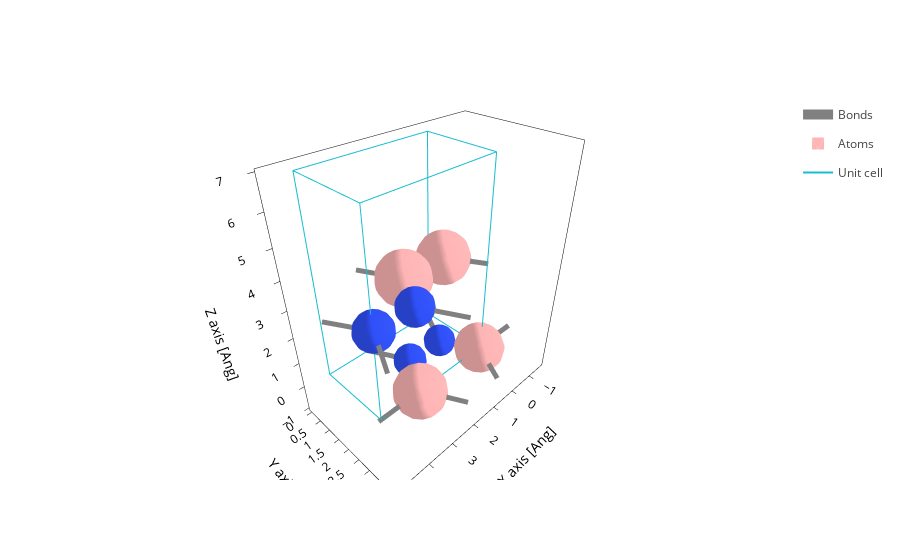

The notebook cell this image was saved under:
### Code cell
file = sisl.get_sile(paths[0] / "aiida.fdf")
file.plot.geometry(axes="xyz")

### Figure 1 — Plotly figure (JSON) as saved in the notebook; plotly's stock layout.template omitted (floating-point values rounded to 4 significant figures; data arrays with more than 128 entries replaced by an {"elided": "..."} marker saying what was removed)
{"data": [{"line": {"color": "gray", "width": 10}, "meta": {}, "mode": "lines", "name": "Bonds", "opacity": 1, "type": "scatter3d", "x": {"elided": "336 float values"}, "y": {"elided": "336 float values"}, "z": {"elided": "336 float values"}}, {"alphahull": 0, "color": "#FFB5B5", "hovertemplate": "%{meta.position}", "legendgroup": "Atoms", "meta": {"meta": {"Atoms_i": 0}, "position": "(0.09, 2.58, 0.00)"}, "name": "Atoms", "opacity": 1, "showlegend": true, "showscale": false, "type": "mesh3d", "x": {"elided": "225 float values"}, "y": {"elided": "225 float values"}, "z": {"elided": "225 float values"}}, {"alphahull": 0, "color": "#3050F8", "hovertemplate": "%{meta.position}", "legendgroup": "Atoms", "meta": {"meta": {"Atoms_i": 1}, "position": "(0.80, 1.37, 0.01)"}, "name": "Atoms", "opacity": 1, "showlegend": false, "showscale": false, "type": "mesh3d", "x": {"elided": "225 float values"}, "y": {"elided": "225 float values"}, "z": {"elided": "225 float values"}}, {"alphahull": 0, "color": "#FFB5B5", "hovertemplate": "%{meta.position}", "legendgroup": "Atoms", "meta": {"meta": {"Atoms_i": 2}, "position": "(2.91, 2.58, 0.00)"}, "name": "Atoms", "opacity": 1, "showlegend": false, "showscale": false, "type": "mesh3d", "x": {"elided": "225 float values"}, "y": {"elided": "225 float values"}, "z": {"elided": "225 float values"}}, {"alphahull": 0, "color": "#3050F8", "hovertemplate": "%{meta.position}", "legendgroup": "Atoms", "meta": {"meta": {"Atoms_i": 3}, "position": "(2.21, 1.36, 0.00)"}, "name": "Atoms", "opacity": 1, "showlegend": false, "showscale": false, "type": "mesh3d", "x": {"elided": "225 float values"}, "y": {"elided": "225 float values"}, "z": {"elided": "225 float values"}}, {"alphahull": 0, "color": "#3050F8", "hovertemplate": "%{meta.position}", "legendgroup": "Atoms", "meta": {"meta": {"Atoms_i": 4}, "position": "(4.45, 2.58, 3.35)"}, "name": "Atoms", "opacity": 1, "showlegend": false, "showscale": false, "type": "mesh3d", "x": {"elided": "225 float values"}, "y": {"elided": "225 float values"}, "z": {"elided": "225 float values"}}, {"alphahull": 0, "color": "#FFB5B5", "hovertemplate": "%{meta.position}", "legendgroup": "Atoms", "meta": {"meta": {"Atoms_i": 5}, "position": "(0.66, 1.36, 3.35)"}, "name": "Atoms", "opacity": 1, "showlegend": false, "showscale": false, "type": "mesh3d", "x": {"elided": "225 float values"}, "y": {"elided": "225 float values"}, "z": {"elided": "225 float values"}}, {"alphahull": 0, "color": "#3050F8", "hovertemplate": "%{meta.position}", "legendgroup": "Atoms", "meta": {"meta": {"Atoms_i": 6}, "position": "(3.04, 2.58, 3.35)"}, "name": "Atoms", "opacity": 1, "showlegend": false, "showscale": false, "type": "mesh3d", "x": {"elided": "225 float values"}, "y": {"elided": "225 float values"}, "z": {"elided": "225 float values"}}, {"alphahull": 0, "color": "#FFB5B5", "hovertemplate": "%{meta.position}", "legendgroup": "Atoms", "meta": {"meta": {"Atoms_i": 7}, "position": "(2.33, 1.36, 3.35)"}, "name": "Atoms", "opacity": 1, "showlegend": false, "showscale": false, "type": "mesh3d", "x": {"elided": "225 float values"}, "y": {"elided": "225 float values"}, "z": {"elided": "225 float values"}}, {"meta": {}, "mode": "lines", "name": "Unit cell", "type": "scatter3d", "x": [0.0, 0.0, 4.493, 4.493, 0.0, 0.0, NaN, 0.0, 0.0, 0.0, 4.493, 4.493, 0.0, NaN, 4.493, 4.493, NaN, 4.493, 4.493], "y": [0.0, 2.583, 2.583, 2.583, 2.583, 2.583, NaN, 2.583, 0.0, 0.0, 0.0, 0.0, 0.0, NaN, 2.583, 0.0, NaN, 2.583, 0.0], "z": [0.0, 0.0, 0.0, 6.826, 6.826, 0.0, NaN, 6.826, 6.826, 0.0, 0.0, 6.826, 6.826, NaN, 0.0, 0.0, NaN, 6.826, 6.826]}], "layout": {"scene": {"aspectmode": "data", "xaxis": {"title": {"text": "X axis [Ang]"}}, "yaxis": {"title": {"text": "Y axis [Ang]"}}, "zaxis": {"title": {"text": "Z axis [Ang]"}}}, "xaxis": {"scaleanchor": "y", "scaleratio": 1, "title": {"text": "X axis [Ang]"}}, "yaxis": {"title": {"text": "Y axis [Ang]"}}}}
